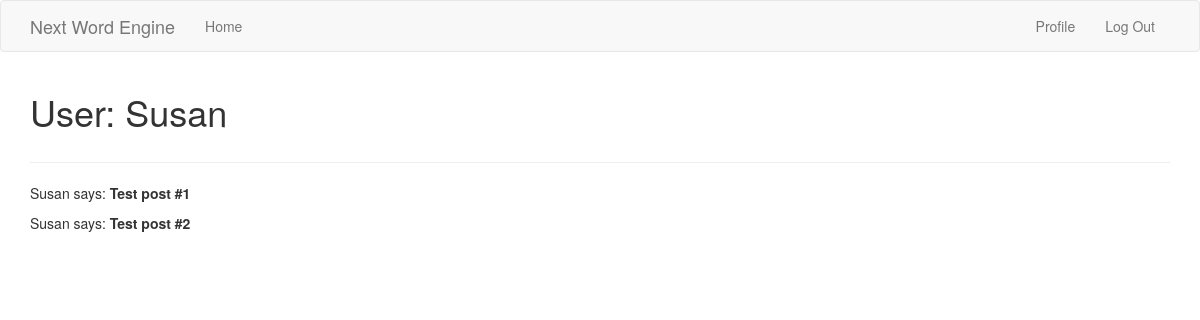
The page /user/Susan (signed in) on the database its author committed.
### client/sql_models.py (models this page shows, shortened)
class User(UserMixin, db.Model):
    id = db.Column(db.Integer, primary_key=True)
    username = db.Column(db.String(64), index=True, unique=True)
    email = db.Column(db.String(120), index=True, unique=True)
    password_hash = db.Column(db.String(128))
    about_me = db.Column(db.String(140))
    last_seen = db.Column(db.DateTime, default=datetime.now(timezone.utc))

### client/routes.py (the view)
@app.route('/user/<username>')
@login_required
def user(username):
    user = User.query.filter_by(username=username).first_or_404()
    posts = [
        {'author': user, 'body': 'Test post #1'},
        {'author': user, 'body': 'Test post #2'}
    ]
    return render_template('user.html', user=user, posts=posts)

### client/routes.py (called while the page is built)
@app.before_request
def before_request():
    if current_user.is_authenticated:
        current_user.last_seen = datetime.now(timezone.utc)
        db.session.commit()

### client/sql_models.py (called while the page is built)
@login.user_loader
def load_user(id):
    return User.query.get(int(id))

### client/templates/user.html (shortened to what this page needs)
{% extends 'base.html' %}
{% block app_content %}
    <table>
        <tr valign="top">
            <td>
                <h1>User: {{ user.username }}</h1>
            </td>
        </tr>
    </table>
    <hr>
    {% for post in posts %}
    <p>
    {{ post.author.username }} says: <b> {{ post.body }} </b>
    </p>
    {% endfor %}
{% endblock %}

### rows shown on the page
User: username "Susan", author.username "Susan" "Susan"

### other values the page prints
{{ post.body }} "Test post #1" "Test post #2"
